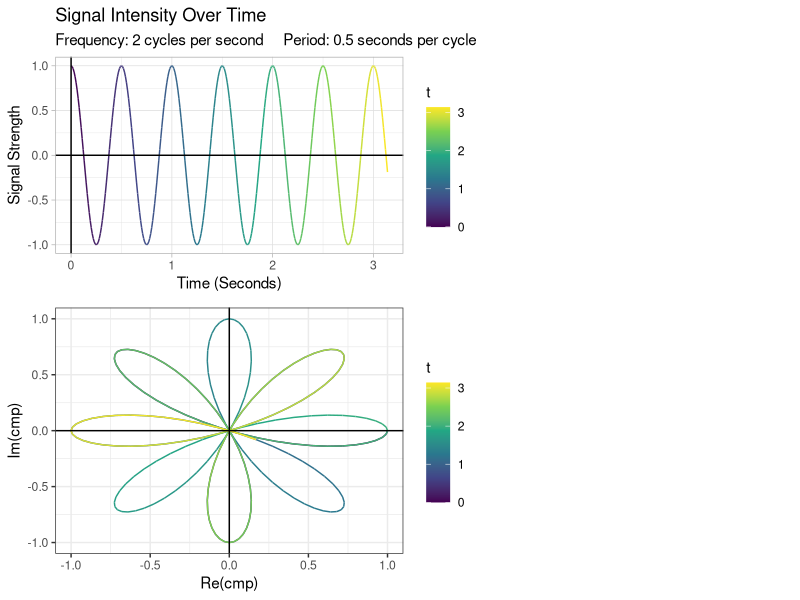

Reproduce this figure in R.
## ---- chunk 1
library(tidyverse)
library(gridExtra)

tb1b <- function(expres, wrapfreq = 1/3.141593){
  expres <- enquo(expres);                          exprstring <- quo_name(expres)
  numinexp <- str_extract(pattern = "([0-9])+(\\.)?([0-9])*", exprstring)
  freq <- round(as.numeric(numinexp), 4);  period <- round( 1/as.numeric(numinexp) , 4)
  
  temp <- tibble(t=seq(0,pi,.01), y=(!! expres), cmp=(!! expres)*exp((-2*pi*1i)*(wrapfreq)*t))  #wrapfreq is how many times should g2 go round per second?
  gd1 <-   temp %>%  ggplot(aes(x=t,       y=y,       colour = t)) + geom_line() +
    scale_colour_viridis_c() + geom_hline(yintercept = 0) + geom_vline(xintercept = 0) + 
    labs(title = "Signal Intensity Over Time", subtitle = paste("Frequency:",freq,"cycles per second", "   ", "Period:", period, "seconds per cycle"), x = "Time (Seconds)", y = "Signal Strength") + 
    theme_light()
  gd2 <-   temp %>%   
    ggplot(aes(x=Re(cmp), y=Im(cmp), colour = t)) + 
    geom_path() +
    scale_colour_viridis_c() + 
    geom_hline(yintercept = 0) + 
    geom_vline(xintercept = 0) + 
    theme_bw()
  grid.arrange(gd1,gd2, widths = c(1.5,1), layout_matrix = rbind(c(1),c(2)))
}
## ---- chunk 2
tb1b(cos(2*(2*pi)*t), w=0.5 )
